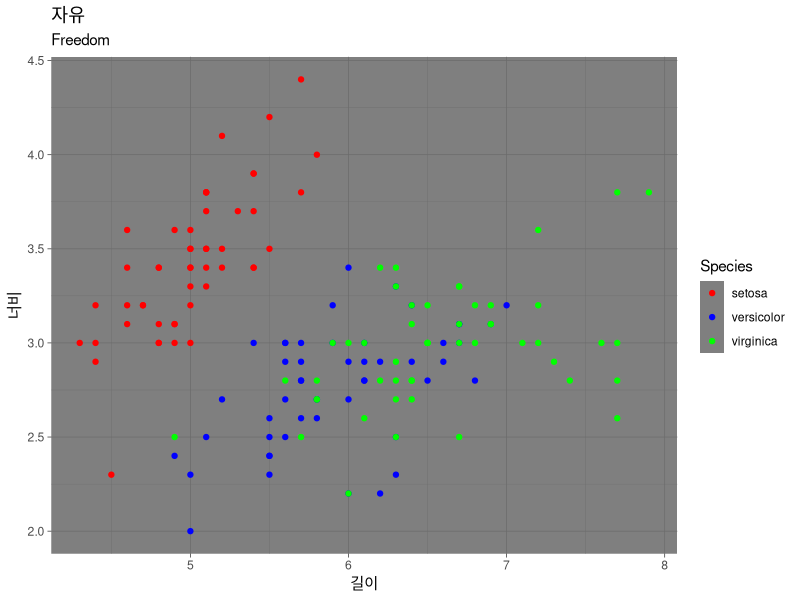

This figure's R source:
## ---- chunk 1
knitr::opts_chunk$set(echo = TRUE)
## ---- chunk 2
library(ggplot2)

str(iris)
ggplot(iris, aes(x = Sepal.Length, 
                 y =Sepal.Width, colour = Species)) +
  geom_point()+
  labs(
    title = "자유",
    subtitle = "Freedom",
    x = "길이",
    y = "너비",
    ) +
  
  # 항목별로 색깔 바꾸기
  scale_color_manual(    
    labels = c("setosa", "versicolor", "virginica"),
    values = c("red", "blue", "green")
  ) +
  
  #그래프 테마 바꾸기
  theme_dark()
